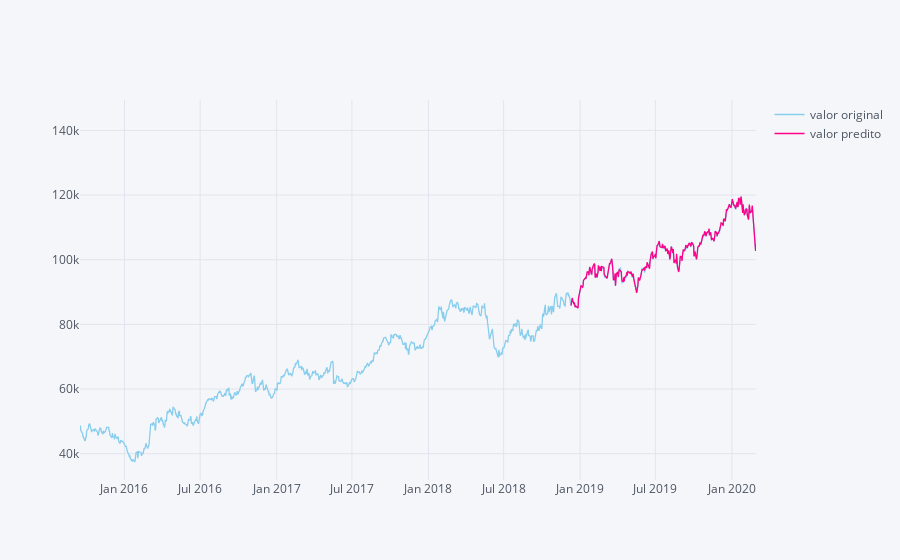

The cell this chart's notebook holds for it:
### Markdown cell above
### AutoARIMA

### Code cell
gerar_previsao(indice = '^BVSP', 
               modelo = 'autoarima', 
               periodos_anteriores = 1100, 
               start_date = '2018-12-10', 
               end_date = '2020-02-28')

### Figure 1 — Plotly figure (JSON) as saved in the notebook; plotly's stock layout.template omitted (floating-point values rounded to 4 significant figures; data arrays with more than 128 entries replaced by an {"elided": "..."} marker saying what was removed)
{"data": [{"line": {"color": "rgba(135, 205, 237, 1.0)", "dash": "solid", "shape": "linear", "width": 1.3}, "mode": "lines", "name": "valor original", "text": "", "type": "scatter", "uid": "505f7fdb-b629-4f43-973f-3983d2ce69d3", "x": {"elided": "1100 str values"}, "y": {"elided": "1100 float values"}}, {"line": {"color": "rgba(255, 0, 136, 1.0)", "dash": "solid", "shape": "linear", "width": 1.3}, "mode": "lines", "name": "valor predito", "text": "", "type": "scatter", "uid": "a2a8d0db-4877-467b-8eb8-7d74abe5179c", "x": {"elided": "1100 str values"}, "y": {"elided": "1100 mixed values"}}], "layout": {"legend": {"bgcolor": "#F5F6F9", "font": {"color": "#4D5663"}}, "paper_bgcolor": "#F5F6F9", "plot_bgcolor": "#F5F6F9", "title": {"font": {"color": "#4D5663"}}, "xaxis": {"gridcolor": "#E1E5ED", "showgrid": true, "tickfont": {"color": "#4D5663"}, "title": {"font": {"color": "#4D5663"}, "text": ""}, "zerolinecolor": "#E1E5ED"}, "yaxis": {"gridcolor": "#E1E5ED", "range": [31870.0, 149410], "showgrid": true, "tickfont": {"color": "#4D5663"}, "title": {"font": {"color": "#4D5663"}, "text": ""}, "zerolinecolor": "#E1E5ED"}}}
